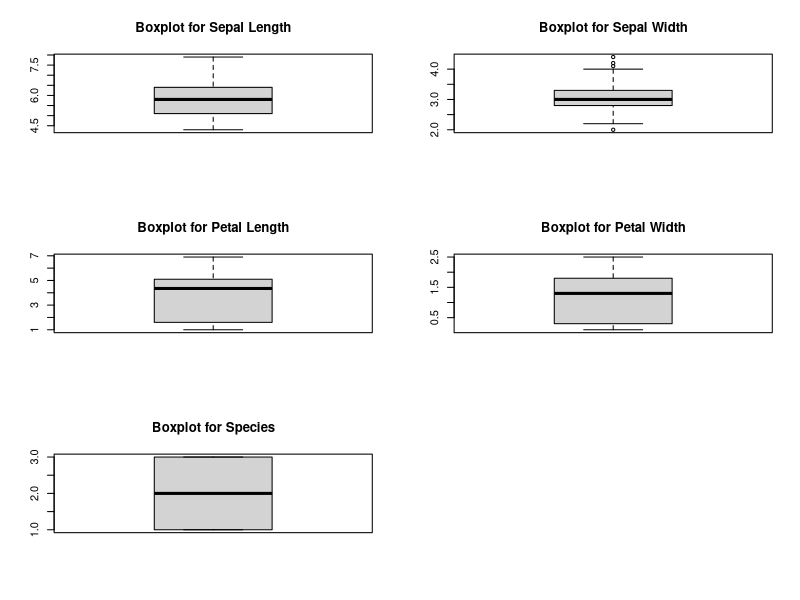
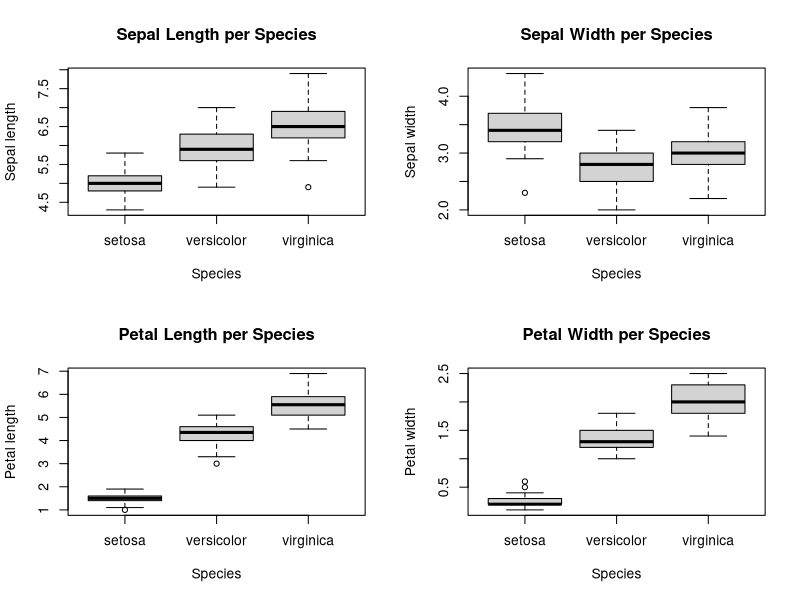
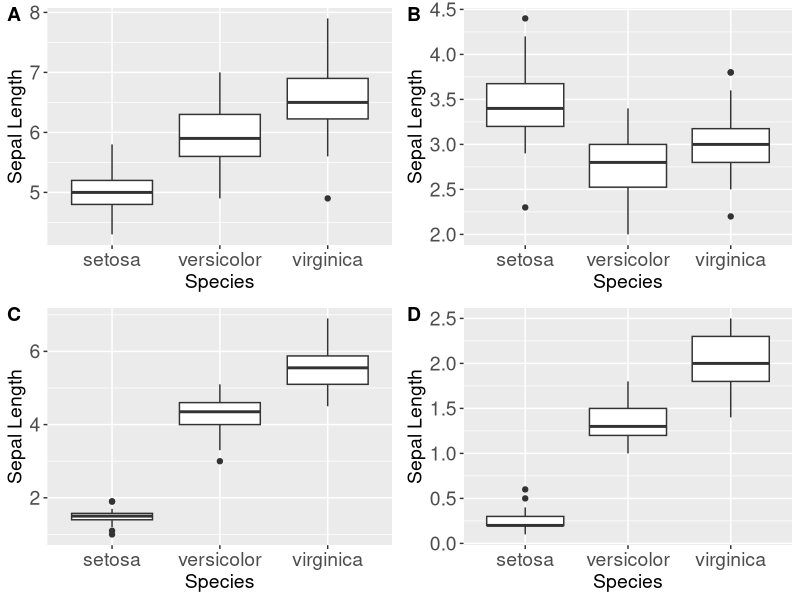

Write the R code that produced these figures, in order.
# This script creates several boxplots as examples of usage of R tools
# The dataset used is the famous "Iris dataset", introduced by Ronald Fischer
# circa 1936. This dataset is built-in several R distributions.
# If it's not built-in to your distribution, uncomment the code below

# iris <- read.csv(paste(getwd(), '/datasets/iris.csv', sep=''), header=TRUE)

# Using basic R
# One boxplot for each variable
par(mfrow=c(3,2))
boxplot(iris$Sepal.Length, main="Boxplot for Sepal Length")
boxplot(iris$Sepal.Width, main="Boxplot for Sepal Width")
boxplot(iris$Petal.Length, main="Boxplot for Petal Length")
boxplot(iris$Petal.Width, main="Boxplot for Petal Width")
# The boxplot below does not make a lot of sense because the categories are
# evenly distibuted, but it might make sense in other datasets
boxplot(as.numeric(factor(iris$Species)), main="Boxplot for Species")

# One boxplot per variable, per Species
par(mfrow=c(2,2))
boxplot(Sepal.Length~Species, data=iris, main="Sepal Length per Species", 
        xlab="Species", ylab="Sepal length")
boxplot(Sepal.Width~Species, data=iris, main="Sepal Width per Species", 
        xlab="Species", ylab="Sepal width")
boxplot(Petal.Length~Species, data=iris, main="Petal Length per Species", 
        xlab="Species", ylab="Petal length")
boxplot(Petal.Width~Species, data=iris, main="Petal Width per Species", 
        xlab="Species", ylab="Petal width")


# Using ggplot
# IMPORTANT: You MUST have ggplot2 and cowplot installed to execute this part, 
# if you don't, comment this part out or execute the following commands
# to install:
# install.packages('ggplot2')
# install.packages('cowplot')

library(ggplot2)

# cowplot changes the default ggplot theme, revert to original
theme_set(theme_gray())

spl <- ggplot(iris, aes(x = Species, y = Sepal.Length)) +
        theme(
            legend.title=element_blank(),          # theme sets aesthetic 
            legend.text=element_blank(),           # settings for graphic 
            axis.title.x=element_text(size=14),    # elements such as  axis 
            axis.text.x = element_text(size=14),   # title, axis text and legend
            axis.title.y=element_text(size=14),     
            axis.text.y = element_text(size=14)) +  
        geom_boxplot() +
        scale_x_discrete(name='Species') + 
        scale_y_continuous(name='Sepal Length')

spw <- ggplot(iris, aes(x = Species, y = Sepal.Width)) +
        theme(
            legend.title=element_blank(),          # theme sets aesthetic 
            legend.text=element_blank(),           # settings for graphic 
            axis.title.x=element_text(size=14),    # elements such as  axis 
            axis.text.x = element_text(size=14),   # title, axis text and legend
            axis.title.y=element_text(size=14),     
            axis.text.y = element_text(size=14)) +  
        geom_boxplot() +
        scale_x_discrete(name='Species') + 
        scale_y_continuous(name='Sepal Length')

ptl <- ggplot(iris, aes(x = Species, y = Petal.Length)) +
        theme(
            legend.title=element_blank(),          # theme sets aesthetic 
            legend.text=element_blank(),           # settings for graphic 
            axis.title.x=element_text(size=14),    # elements such as  axis 
            axis.text.x = element_text(size=14),   # title, axis text and legend
            axis.title.y=element_text(size=14),     
            axis.text.y = element_text(size=14)) +  
        geom_boxplot() +
        scale_x_discrete(name='Species') + 
        scale_y_continuous(name='Sepal Length')

ptw <- ggplot(iris, aes(x = Species, y = Petal.Width)) +
        theme(
            legend.title=element_blank(),          # theme sets aesthetic 
            legend.text=element_blank(),           # settings for graphic 
            axis.title.x=element_text(size=14),    # elements such as  axis 
            axis.text.x = element_text(size=14),   # title, axis text and legend
            axis.title.y=element_text(size=14),     
            axis.text.y = element_text(size=14)) +  
        geom_boxplot() +
        scale_x_discrete(name='Species') + 
        scale_y_continuous(name='Sepal Length')
# Draw plots in a 2x2 grid using cowplot
# The plots are labeled A to D
cowplot::plot_grid(spl, spw, ptl, ptw, labels='AUTO')
